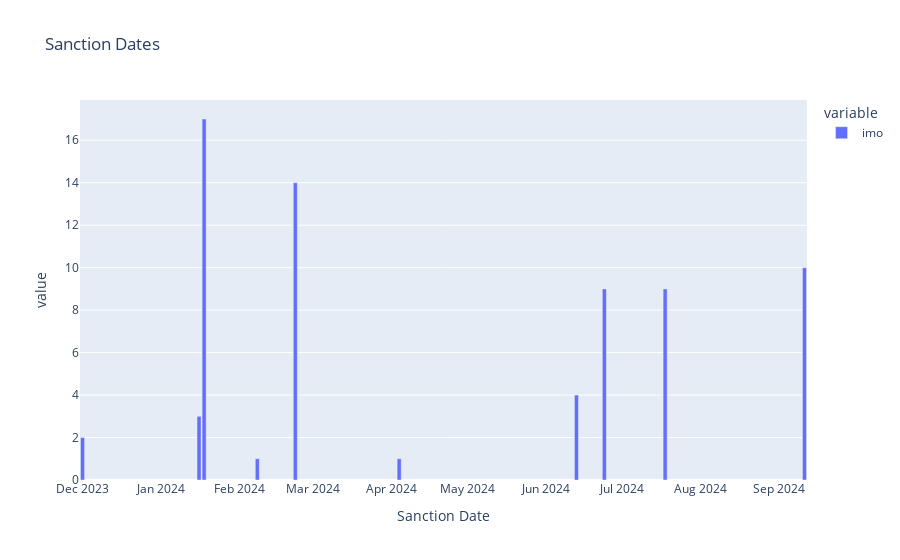

The notebook cell saved with this chart:
### Code cell
# Let's dive into the sanctions: when were they sanctioned?

sanctions = kse_dedup.groupby('earliest_sanction_date').imo.count().reset_index()

sanctions['earliest_sanction_date'] = pd.to_datetime(sanctions['earliest_sanction_date'], 
                                                     errors='coerce', 
                                                     format='%d-%m-%Y', dayfirst=True)

sanctions.earliest_sanction_date = pd.to_datetime(sanctions.earliest_sanction_date)
sanctions.sort_values('earliest_sanction_date', inplace=True)
sanctions.set_index('earliest_sanction_date', inplace=True, drop=True)

# Sanction dates

px.bar(sanctions,
       title='Sanction Dates',
       labels={'earliest_sanction_date':'Sanction Date'})

### Figure 1 — Plotly figure (JSON) as saved in the notebook; plotly's stock layout.template omitted (floating-point values rounded to 4 significant figures)
{"data": [{"alignmentgroup": "True", "hovertemplate": "variable=imo<br>Sanction Date=%{x}<br>value=%{y}<extra></extra>", "legendgroup": "imo", "marker": {"color": "#636efa", "pattern": {"shape": ""}}, "name": "imo", "offsetgroup": "imo", "orientation": "v", "showlegend": true, "textposition": "auto", "type": "bar", "x": ["2023-12-01T00:00:00", "2024-01-16T00:00:00", "2024-01-18T00:00:00", "2024-02-08T00:00:00", "2024-02-23T00:00:00", "2024-04-04T00:00:00", "2024-06-13T00:00:00", "2024-06-24T00:00:00", "2024-07-18T00:00:00", "2024-09-11T00:00:00"], "xaxis": "x", "y": [2, 3, 17, 1, 14, 1, 4, 9, 9, 10], "yaxis": "y"}], "layout": {"barmode": "relative", "legend": {"title": {"text": "variable"}, "tracegroupgap": 0}, "title": {"text": "Sanction Dates"}, "xaxis": {"anchor": "y", "domain": [0, 1], "title": {"text": "Sanction Date"}}, "yaxis": {"anchor": "x", "domain": [0, 1], "title": {"text": "value"}}}}
